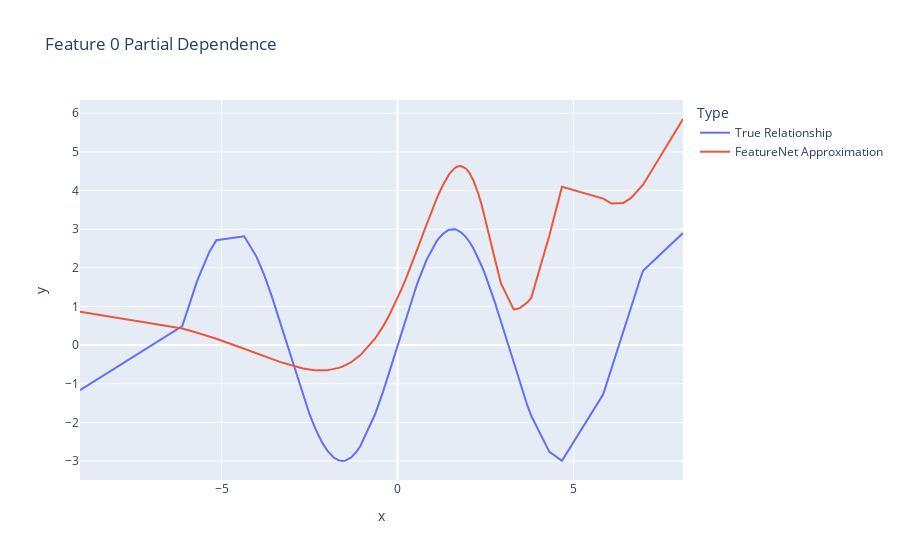
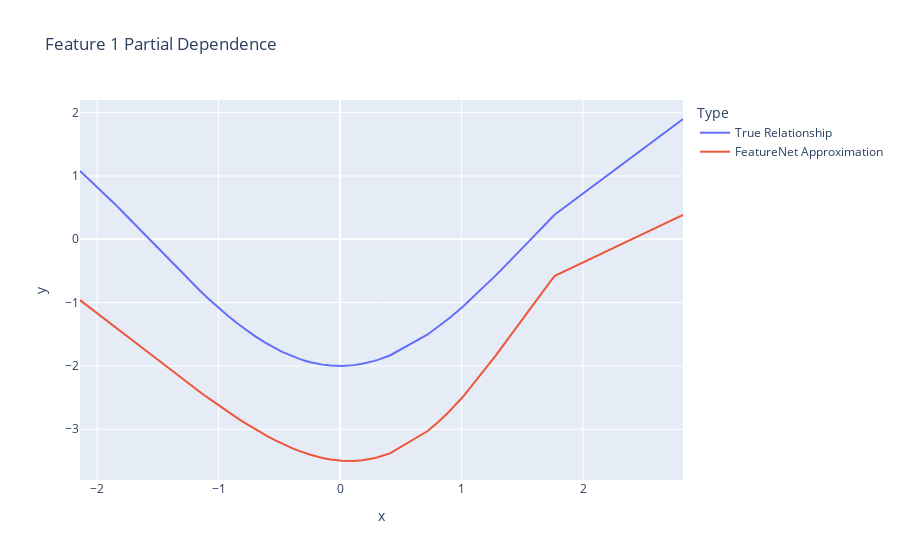

Notebook code for these charts, in order:
### Code cell
for j in range(X.shape[1]):
  params_subnet = {"params": params_optimal["params"][f"subnets_{j}"]}
  y = 3 * jnp.sin(X[:, j]) if j == 0 else -2 * jnp.cos(X[:, j])
  yhat = FeatureNet(hidden_units[j]).apply(params_subnet, X[:, j].reshape(100,1)).flatten()
  sorter = jnp.argsort(X[:, j])
  
  true_trace = go.Scatter(x = X[:, j][sorter],
                          y = y[sorter],
                          name = "True Relationship")
  
  approx_trace = go.Scatter(x = X[:, j][sorter],
                            y = yhat[sorter],
                            name = "FeatureNet Approximation")
  
  fig_subnet = go.Figure(data = [true_trace, approx_trace],
                         layout = go.Layout(title = f"Feature {j} Partial Dependence",
                                            xaxis = {"title": "x"},
                                            yaxis = {"title": "y"},
                                            legend = {"title": "Type"})
                         )
  fig_subnet.show()
